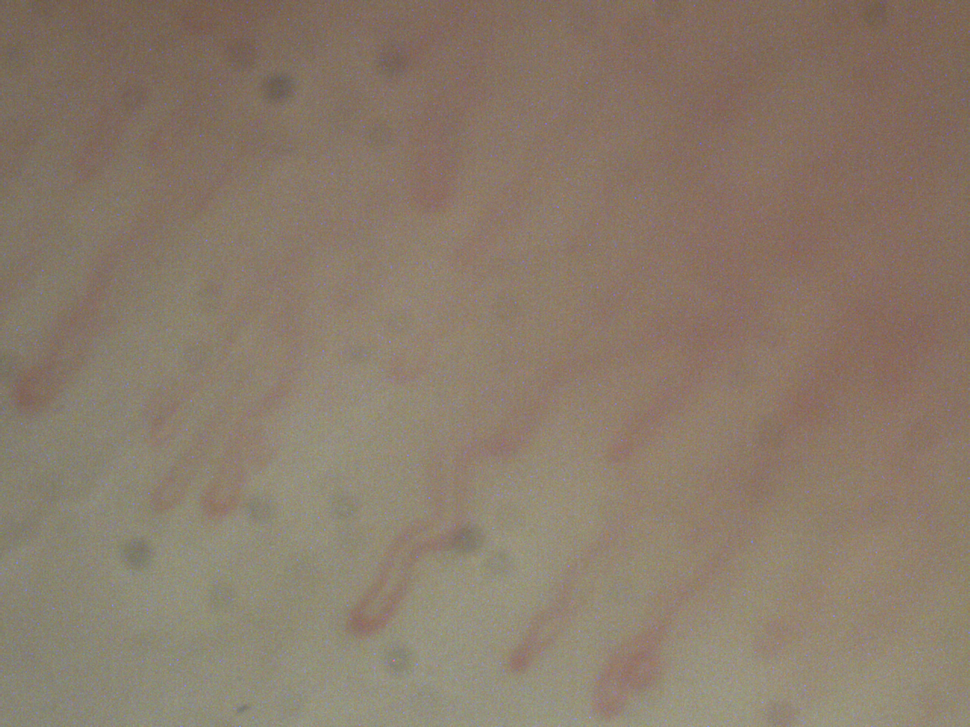
%> input picture 6.png, 970 x 727 px, shrunk from 1280 x 960 before the run
$ octave --eval "result = sizeCalculation(rgb2gray(imread('6.png')));"   (GNU Octave 9; MATLAB toolbox functions it lacks are replaced by stand-ins)
%> lines starting %> are read from the running program, lines starting %| are printed output that depends on the picture; in (x1, y1, x2, y2) boxes, pixels count from 0 and x2, y2 are one past the last pixel; in counts of white or black regions, pixels touching at a corner belong together; the program's own positions count from 1
function averagediameter = sizeCalculation(image)
%%%%%%% Calculate the size of the objects
%
% Input is an image. This will be changed to a function later
%
%%%%%%%

% Right now, this is a script and not a function, the code just below will
% make the user chose a file. Then it will enhance and segment the image.
% To open a video file
% [filename, pathname] = uigetfile( ...
%     {'*.mov;*.MOV;*.avi;*.mpg;*.mpeg','Video Files (*.mov,*.MOV,*.avi*.mpg,*.mpeg)';
%      '*.*',  'All Files (*.*)'}, ...
%      'Select a video file');
%
%
% [movie,frames] = splitFrames(filename);
% img = movie(100).cdata;
% grayimg = convert2gray(img);
% enhancedimg = imageEnhancement(grayimg);
% BW = segmentImage(enhancedimg, 0.64, 10000);


%% Calculate the euclidean distance between a pixel and the nearest nonzero
% pixel in the binary image
% Calculate the euclidean distance transform of the binary image
D = bwdist(image);
%> D: size 727x970 single; every value is 0
% Extract the skeleton of the binary image
skeleton = bwmorph(imcomplement(image), 'skel', inf);
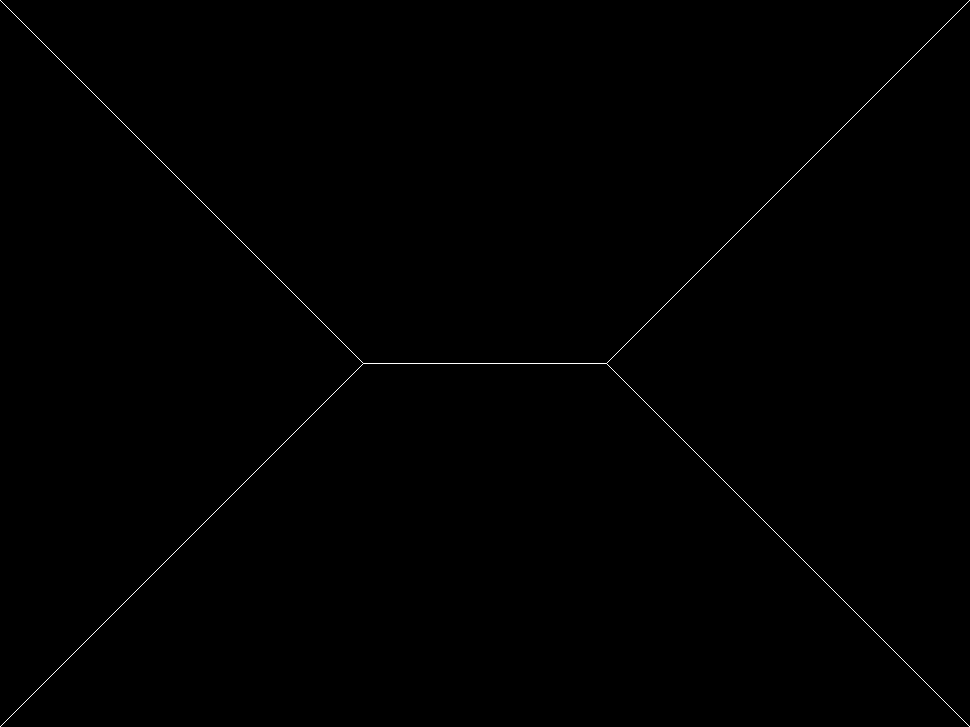
%> skeleton: size 727x970 logical; 0.24% white in thin lines or dots

% Show the skeleton and the binary image
% figure(1)
% imshowpair(skeleton, BW, 'montage')

% Remove the spurs from the skeleton (the small branch points) which is not
% actually part of the diameter of the vessels
minSpurs = bwmorph(skeleton,'spur',Inf);
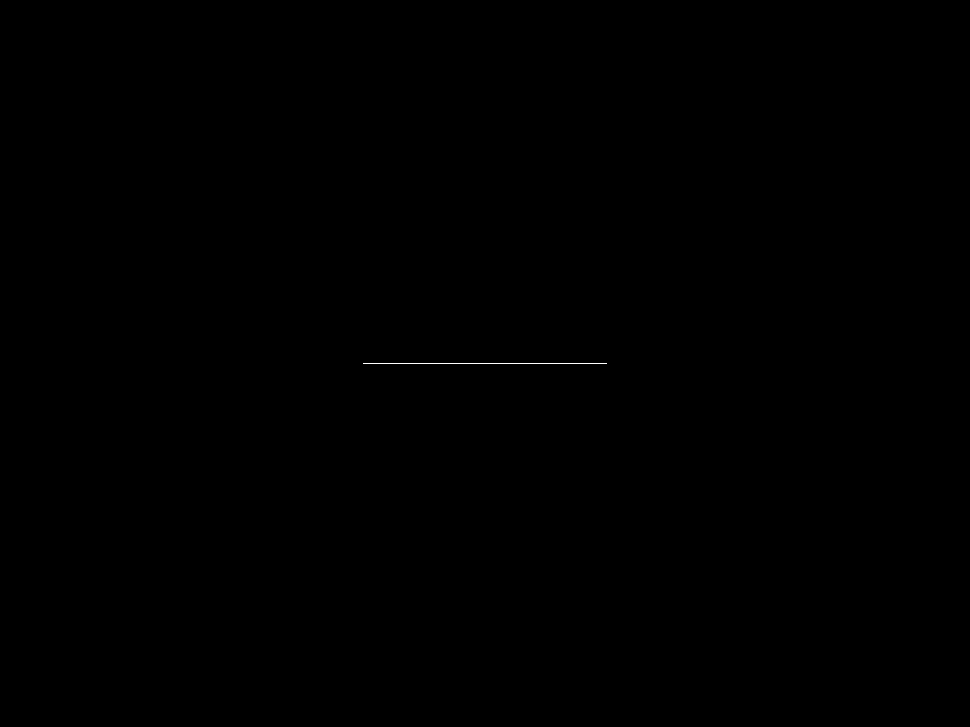
%> minSpurs: size 727x970 logical; 0.03% white in thin lines or dots, all inside (x1, y1, x2, y2) = (363, 363, 607, 364)

% [10 lines of commented-out code are left out]
[row, col] = find(minSpurs);
%> row = 244 values from 364 to 364; col = 244 values from 364 to 607

% The skeleton is the middle point of the structure (vessels). Extract the
% value of the EDT at the pixels where the skeleton is at. That is the
% distance from the middle of the vessels to the boundary. Multiply it by
% two to get the diameter
diameter = zeros(size(D));
for i = 1:size(row)
    diameter(row(i),col(i)) = 2*D(row(i),col(i));
end
%> diameter: size 727x970 double; every value is 0

% Calculate the average diameter (in pixels) of the vessels and show it in
% the image
[~,~, diameterValues] = find(diameter);
%> diameterValues = []
pixeldiameter = mean(diameterValues);
%> pixeldiameter = NaN

averagediameter = pixeldiameter/((size(image,1)+size(image,2))/2)*1000;
%> averagediameter = NaN

% [4 lines of commented-out code are left out]

end

$ run again, on Capillary_dots.png
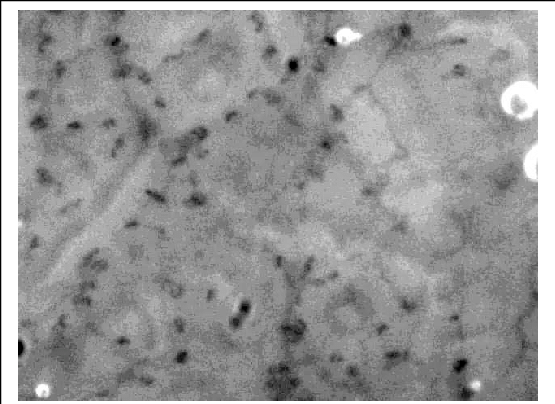
%> input picture Capillary_dots.png, 555 x 404 px
%> in sizeCalculation, `D = bwdist(image);`:
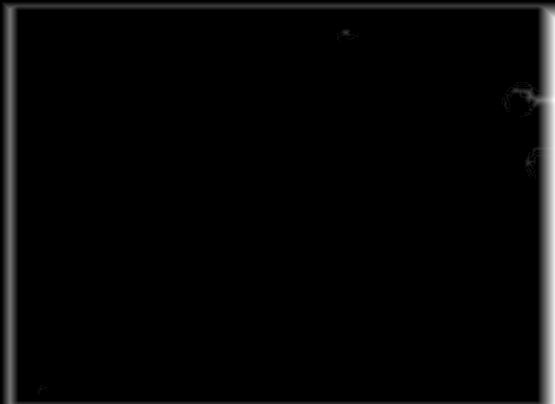
%> D: size 404x555 single; min 0, max 18.38, mean 0.468; drawn with min black and max white
%> in sizeCalculation, `skeleton = bwmorph(imcomplement(image), 'skel', inf);`:
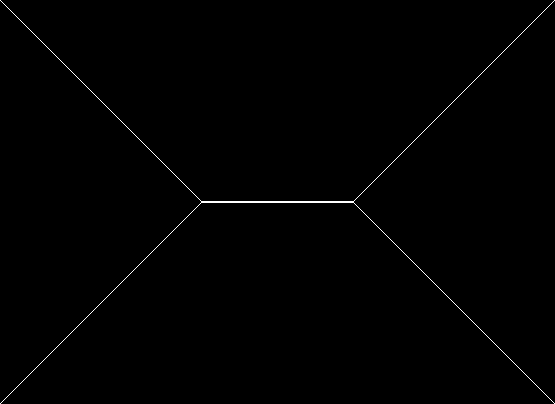
%> skeleton: size 404x555 logical; 0.5% white in thin lines or dots
%> minSpurs: size 404x555 logical; 0.14% white in thin lines or dots, all inside (x1, y1, x2, y2) = (201, 201, 354, 203)
%> row = 306 values from 202 to 203; col = 306 values from 202 to 354
%> diameterValues = []
%> pixeldiameter = NaN
